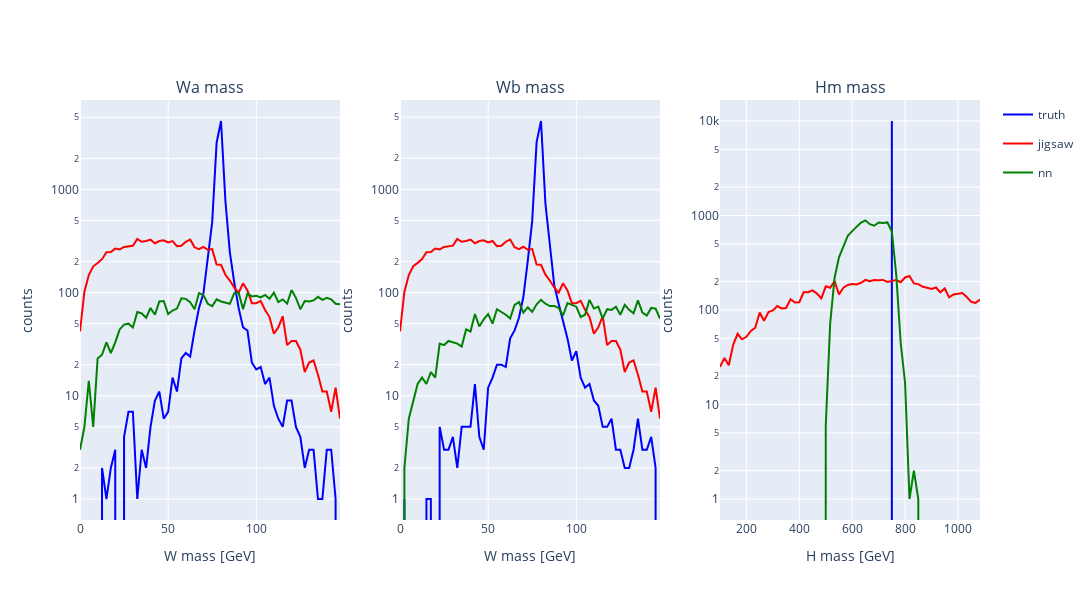

Source (notebook cell):
### Code cell
plotter_hm_400.mass_plot(hm_plot_range=(100, 1100), dataset=h750_hm_pad)

### Figure 1 — Plotly figure (JSON) as saved in the notebook; plotly's stock layout.template omitted (floating-point values rounded to 4 significant figures)
{"data": [{"legendgroup": "truth", "line": {"color": "blue"}, "name": "truth", "showlegend": true, "type": "scatter", "x": [0, 2.5, 5, 7.5, 10, 12.5, 15, 17.5, 20, 22.5, 25, 27.5, 30, 32.5, 35, 37.5, 40, 42.5, 45, 47.5, 50, 52.5, 55, 57.5, 60, 62.5, 65, 67.5, 70, 72.5, 75, 77.5, 80, 82.5, 85, 87.5, 90, 92.5, 95, 97.5, 100, 102.5, 105, 107.5, 110, 112.5, 115, 117.5, 120, 122.5, 125, 127.5, 130, 132.5, 135, 137.5, 140, 142.5, 145, 147.5, 150], "xaxis": "x", "y": [0, 0, 0, 0, 0, 2, 1, 2, 3, 0, 4, 7, 7, 1, 3, 2, 5, 9, 11, 6, 7, 15, 11, 23, 26, 24, 43, 71, 98, 213, 482, 2835, 4606, 771, 247, 126, 71, 46, 43, 21, 18, 19, 13, 15, 8, 6, 5, 9, 9, 5, 4, 2, 3, 3, 1, 1, 3, 3, 1, 0], "yaxis": "y"}, {"legendgroup": "jigsaw", "line": {"color": "red"}, "name": "jigsaw", "showlegend": true, "type": "scatter", "x": [0, 2.5, 5, 7.5, 10, 12.5, 15, 17.5, 20, 22.5, 25, 27.5, 30, 32.5, 35, 37.5, 40, 42.5, 45, 47.5, 50, 52.5, 55, 57.5, 60, 62.5, 65, 67.5, 70, 72.5, 75, 77.5, 80, 82.5, 85, 87.5, 90, 92.5, 95, 97.5, 100, 102.5, 105, 107.5, 110, 112.5, 115, 117.5, 120, 122.5, 125, 127.5, 130, 132.5, 135, 137.5, 140, 142.5, 145, 147.5, 150], "xaxis": "x", "y": [42, 102, 148, 180, 194, 211, 246, 247, 267, 262, 277, 282, 285, 331, 311, 316, 326, 300, 316, 321, 306, 316, 282, 284, 311, 326, 275, 264, 278, 260, 264, 187, 186, 149, 131, 112, 100, 123, 105, 79, 79, 83, 68, 58, 40, 46, 59, 31, 34, 34, 28, 17, 21, 22, 16, 11, 11, 7, 12, 6], "yaxis": "y"}, {"legendgroup": "nn", "line": {"color": "green"}, "name": "nn", "showlegend": true, "type": "scatter", "x": [0, 2.5, 5, 7.5, 10, 12.5, 15, 17.5, 20, 22.5, 25, 27.5, 30, 32.5, 35, 37.5, 40, 42.5, 45, 47.5, 50, 52.5, 55, 57.5, 60, 62.5, 65, 67.5, 70, 72.5, 75, 77.5, 80, 82.5, 85, 87.5, 90, 92.5, 95, 97.5, 100, 102.5, 105, 107.5, 110, 112.5, 115, 117.5, 120, 122.5, 125, 127.5, 130, 132.5, 135, 137.5, 140, 142.5, 145, 147.5, 150], "xaxis": "x", "y": [3, 5, 14, 5, 23, 25, 33, 26, 33, 44, 49, 50, 46, 65, 63, 57, 71, 61, 82, 83, 62, 67, 70, 88, 87, 81, 69, 99, 95, 78, 74, 86, 82, 80, 78, 99, 100, 69, 98, 92, 93, 90, 95, 87, 100, 81, 86, 78, 106, 89, 69, 83, 82, 84, 91, 85, 89, 86, 78, 77], "yaxis": "y"}, {"legendgroup": "truth", "line": {"color": "blue"}, "name": "truth", "showlegend": false, "type": "scatter", "x": [0, 2.5, 5, 7.5, 10, 12.5, 15, 17.5, 20, 22.5, 25, 27.5, 30, 32.5, 35, 37.5, 40, 42.5, 45, 47.5, 50, 52.5, 55, 57.5, 60, 62.5, 65, 67.5, 70, 72.5, 75, 77.5, 80, 82.5, 85, 87.5, 90, 92.5, 95, 97.5, 100, 102.5, 105, 107.5, 110, 112.5, 115, 117.5, 120, 122.5, 125, 127.5, 130, 132.5, 135, 137.5, 140, 142.5, 145, 147.5, 150], "xaxis": "x2", "y": [0, 1, 0, 0, 0, 0, 1, 1, 0, 5, 3, 3, 4, 2, 5, 5, 5, 13, 4, 3, 12, 15, 20, 20, 19, 36, 43, 57, 91, 204, 492, 2875, 4597, 726, 269, 118, 78, 54, 36, 22, 27, 15, 12, 13, 9, 8, 5, 5, 6, 3, 3, 2, 2, 3, 6, 3, 3, 4, 2, 0], "yaxis": "y2"}, {"legendgroup": "jigsaw", "line": {"color": "red"}, "name": "jigsaw", "showlegend": false, "type": "scatter", "x": [0, 2.5, 5, 7.5, 10, 12.5, 15, 17.5, 20, 22.5, 25, 27.5, 30, 32.5, 35, 37.5, 40, 42.5, 45, 47.5, 50, 52.5, 55, 57.5, 60, 62.5, 65, 67.5, 70, 72.5, 75, 77.5, 80, 82.5, 85, 87.5, 90, 92.5, 95, 97.5, 100, 102.5, 105, 107.5, 110, 112.5, 115, 117.5, 120, 122.5, 125, 127.5, 130, 132.5, 135, 137.5, 140, 142.5, 145, 147.5, 150], "xaxis": "x2", "y": [42, 102, 148, 180, 194, 211, 246, 247, 267, 262, 277, 282, 285, 331, 311, 316, 326, 300, 316, 321, 306, 316, 282, 284, 311, 326, 275, 264, 278, 260, 264, 187, 186, 149, 131, 112, 100, 123, 105, 79, 79, 83, 68, 58, 40, 46, 59, 31, 34, 34, 28, 17, 21, 22, 16, 11, 11, 7, 12, 6], "yaxis": "y2"}, {"legendgroup": "nn", "line": {"color": "green"}, "name": "nn", "showlegend": false, "type": "scatter", "x": [0, 2.5, 5, 7.5, 10, 12.5, 15, 17.5, 20, 22.5, 25, 27.5, 30, 32.5, 35, 37.5, 40, 42.5, 45, 47.5, 50, 52.5, 55, 57.5, 60, 62.5, 65, 67.5, 70, 72.5, 75, 77.5, 80, 82.5, 85, 87.5, 90, 92.5, 95, 97.5, 100, 102.5, 105, 107.5, 110, 112.5, 115, 117.5, 120, 122.5, 125, 127.5, 130, 132.5, 135, 137.5, 140, 142.5, 145, 147.5, 150], "xaxis": "x2", "y": [0, 2, 6, 9, 13, 15, 13, 17, 15, 32, 31, 34, 33, 32, 30, 44, 42, 62, 47, 55, 62, 50, 69, 65, 61, 56, 76, 81, 64, 72, 65, 77, 85, 78, 74, 74, 71, 60, 79, 76, 73, 58, 61, 85, 70, 73, 56, 69, 68, 73, 61, 76, 68, 63, 84, 64, 60, 71, 70, 56], "yaxis": "y2"}, {"legendgroup": "truth", "line": {"color": "blue"}, "name": "truth", "showlegend": false, "type": "scatter", "x": [100, 116.7, 133.3, 150, 166.7, 183.3, 200, 216.7, 233.3, 250, 266.7, 283.3, 300, 316.7, 333.3, 350, 366.7, 383.3, 400, 416.7, 433.3, 450, 466.7, 483.3, 500, 516.7, 533.3, 550, 566.7, 583.3, 600, 616.7, 633.3, 650, 666.7, 683.3, 700, 716.7, 733.3, 750, 766.7, 783.3, 800, 816.7, 833.3, 850, 866.7, 883.3, 900, 916.7, 933.3, 950.0, 966.7, 983.3, 1000.0, 1017.0, 1033.0, 1050, 1067.0, 1083.0, 1100], "xaxis": "x3", "y": [0, 0, 0, 0, 0, 0, 0, 0, 0, 0, 0, 0, 0, 0, 0, 0, 0, 0, 0, 0, 0, 0, 0, 0, 0, 0, 0, 0, 0, 0, 0, 0, 0, 0, 0, 0, 0, 0, 0, 10000, 0, 0, 0, 0, 0, 0, 0, 0, 0, 0, 0, 0, 0, 0, 0, 0, 0, 0, 0, 0], "yaxis": "y3"}, {"legendgroup": "jigsaw", "line": {"color": "red"}, "name": "jigsaw", "showlegend": false, "type": "scatter", "x": [100, 116.7, 133.3, 150, 166.7, 183.3, 200, 216.7, 233.3, 250, 266.7, 283.3, 300, 316.7, 333.3, 350, 366.7, 383.3, 400, 416.7, 433.3, 450, 466.7, 483.3, 500, 516.7, 533.3, 550, 566.7, 583.3, 600, 616.7, 633.3, 650, 666.7, 683.3, 700, 716.7, 733.3, 750, 766.7, 783.3, 800, 816.7, 833.3, 850, 866.7, 883.3, 900, 916.7, 933.3, 950.0, 966.7, 983.3, 1000.0, 1017.0, 1033.0, 1050, 1067.0, 1083.0, 1100], "xaxis": "x3", "y": [25, 31, 26, 43, 56, 49, 52, 60, 65, 94, 77, 95, 99, 110, 104, 105, 130, 120, 121, 155, 154, 161, 149, 133, 178, 172, 202, 146, 172, 184, 188, 186, 194, 208, 202, 208, 206, 208, 198, 202, 207, 197, 221, 229, 191, 188, 176, 172, 167, 173, 154, 169, 136, 146, 149, 151, 137, 122, 119, 129], "yaxis": "y3"}, {"legendgroup": "nn", "line": {"color": "green"}, "name": "nn", "showlegend": false, "type": "scatter", "x": [100, 116.7, 133.3, 150, 166.7, 183.3, 200, 216.7, 233.3, 250, 266.7, 283.3, 300, 316.7, 333.3, 350, 366.7, 383.3, 400, 416.7, 433.3, 450, 466.7, 483.3, 500, 516.7, 533.3, 550, 566.7, 583.3, 600, 616.7, 633.3, 650, 666.7, 683.3, 700, 716.7, 733.3, 750, 766.7, 783.3, 800, 816.7, 833.3, 850, 866.7, 883.3, 900, 916.7, 933.3, 950.0, 966.7, 983.3, 1000.0, 1017.0, 1033.0, 1050, 1067.0, 1083.0, 1100], "xaxis": "x3", "y": [0, 0, 0, 0, 0, 0, 0, 0, 0, 0, 0, 0, 0, 0, 0, 0, 0, 0, 0, 0, 0, 0, 0, 0, 6, 72, 219, 361, 470, 611, 684, 764, 841, 889, 809, 779, 843, 831, 844, 677, 234, 45, 17, 1, 2, 1, 0, 0, 0, 0, 0, 0, 0, 0, 0, 0, 0, 0, 0, 0], "yaxis": "y3"}], "layout": {"annotations": [{"font": {"size": 16}, "showarrow": false, "text": "Wa mass", "x": 0.1444, "xanchor": "center", "xref": "paper", "y": 1, "yanchor": "bottom", "yref": "paper"}, {"font": {"size": 16}, "showarrow": false, "text": "Wb mass", "x": 0.5, "xanchor": "center", "xref": "paper", "y": 1, "yanchor": "bottom", "yref": "paper"}, {"font": {"size": 16}, "showarrow": false, "text": "Hm mass", "x": 0.8556, "xanchor": "center", "xref": "paper", "y": 1, "yanchor": "bottom", "yref": "paper"}], "height": 600, "width": 1200, "xaxis": {"anchor": "y", "domain": [0, 0.2889], "title": {"text": "W mass [GeV]"}}, "xaxis2": {"anchor": "y2", "domain": [0.3556, 0.6444], "title": {"text": "W mass [GeV]"}}, "xaxis3": {"anchor": "y3", "domain": [0.7111, 1], "title": {"text": "H mass [GeV]"}}, "yaxis": {"anchor": "x", "domain": [0, 1], "rangemode": "tozero", "title": {"text": "counts"}, "type": "log"}, "yaxis2": {"anchor": "x2", "domain": [0, 1], "rangemode": "tozero", "title": {"text": "counts"}, "type": "log"}, "yaxis3": {"anchor": "x3", "domain": [0, 1], "rangemode": "tozero", "title": {"text": "counts"}, "type": "log"}}}
